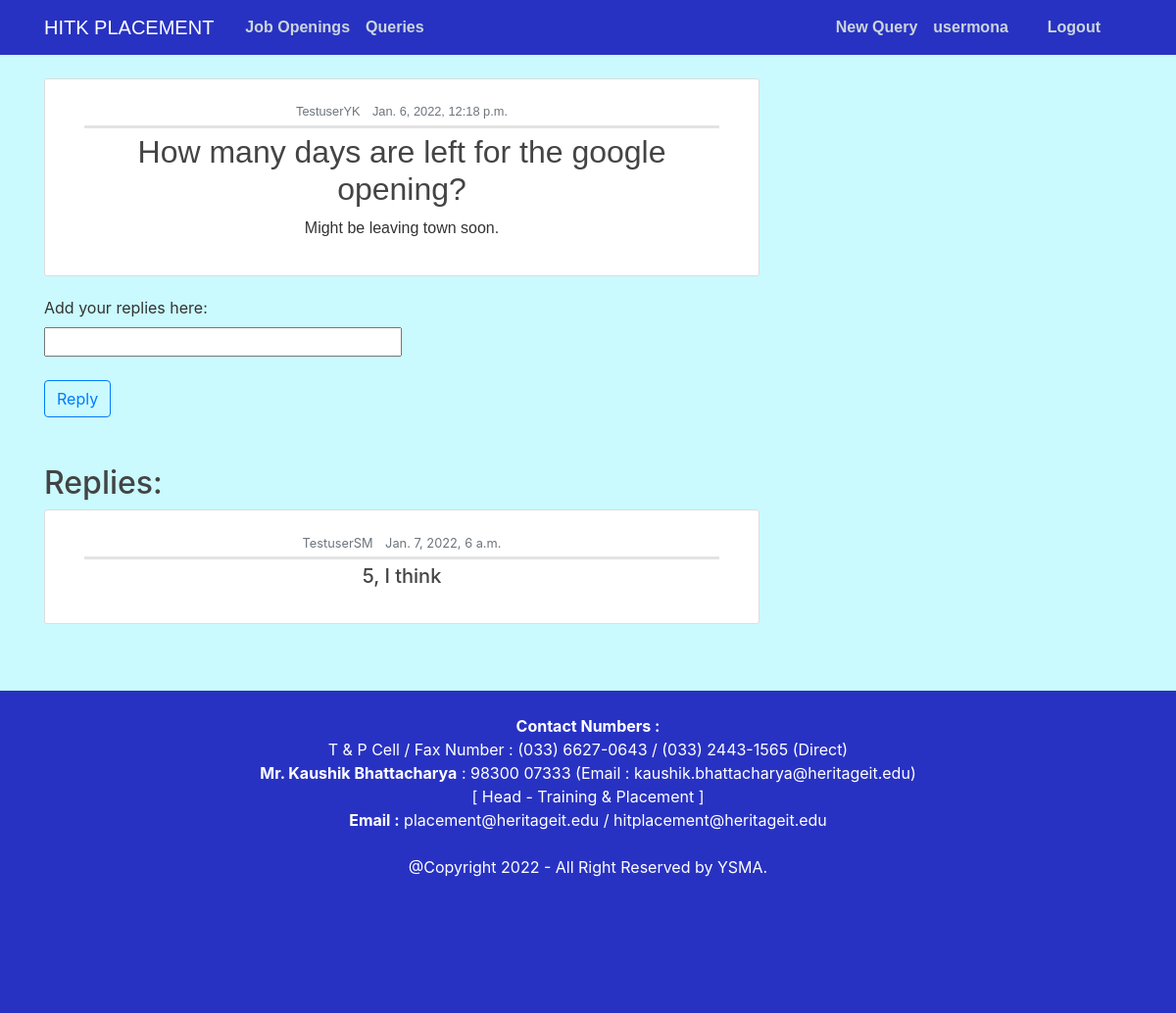
Page /askAQuery/query/4/ (signed in) on the committed database.
### users/models.py (models this page shows, shortened)
class Profile(models.Model):
	user = models.OneToOneField(User, on_delete = models.CASCADE)
	yearOfpassing = models.IntegerField(default=2022)
	image = models.ImageField(default = 'default.jpg',upload_to='profile_pics')
	def __str__(self):
		return f'{self.user.username}'

### askAQuery/models.py (models this page shows, shortened)
class Query(models.Model):
	question = models.CharField(max_length=500)
	author = models.ForeignKey(User,on_delete=models.CASCADE)
	datePosted = models.DateTimeField(default=timezone.now)
	description = models.TextField()

class CommentOnQuery(models.Model):
	author = models.ForeignKey(User,on_delete=models.CASCADE)
	datePosted = models.DateTimeField(default=timezone.now)
	comment = models.CharField(max_length=800)
	query = models.ForeignKey(Query,on_delete=models.CASCADE)

### askAQuery/views.py (the view, shortened to what this page needs)
# urls.py: path('query/<int:pk>/', views.detailView, name='query-detail'),
@login_required
def detailView(request,pk):
	query = Query.objects.filter(id=pk).first()
	replies = CommentOnQuery.objects.filter(query=query).order_by('-datePosted')
	context = {
		'query':query,
		'replies':replies,
		'title':query.question,
	}
	return render(request,'askAQuery/detailView.html',context)

### askAQuery/templates/askAQuery/detailView.html (shortened to what this page needs)
{% extends "home/base.html" %}
{% block content %}
    <article class="media old-content-section p2">
            <div class="media-body">
                <div class="article-metadata">
                    <small class="text-muted mr-2">{{ query.author }}</small>
                    <small class="text-muted">{{ query.datePosted }}</small>
                </div>
                <h2><a class="article-title" href="#">{{ query.question }}</a></h2>
                <p>{{ query.description }}</p>
            </div>
        </article>
    <form method="POST">
        <label for="reply">Add your replies here:</label><br>
        <input type="text" name="reply" id="reply" style="width: 50%;" required>
        <br><br>
        <button class="btn btn-outline-primary" type="submit">Reply</button>
    </form>
    <br><br>
    <h2>Replies:</h2>
    {% for reply in replies %}
        <article class="media old-content-section">
            <div class="media-body">
                <div class="article-metadata">
                    <small class="text-muted mr-2">{{ reply.author.username }}</small>
                    <small class="text-muted">{{ reply.datePosted }}</small>
                </div>
                <h5>
                    <p>{{ reply.comment }}</p>
                </h5>
            </div>
        </article>
    {% endfor %}
{% endblock content %}

### home/templates/home/base.html (shortened to what this page needs)
{% load static %}
<!DOCTYPE html>
<html>
    <head>
        <link rel="stylesheet" href="https://stackpath.bootstrapcdn.com/bootstrap/4.3.1/css/bootstrap.min.css">
        <link rel="stylesheet" type="text/css" href="{% static 'home/main.css' %}">
    </head>
    <body style=" background-color: #cafafe;">
        <div class="page-container">
        <header class="site-header">
            <nav class="navbar navbar-expand-md navbar-dark bg-steel fixed-top">
                <div class="container p2">
                    <a class="navbar-brand mr-4 " href="{% url 'placement-website-home' %}">HITK PLACEMENT</a>
                    <div class="collapse navbar-collapse" id="navbarToggle">
                        <div class="navbar-nav mr-auto">
                            {% if user.is_authenticated %}
                                <a class="nav-item nav-link" href="{% url 'placement-website-posts' %}"><b>Job Openings</b></a>
                                <a class="nav-item nav-link" href="{% url 'placement-website-askAQuery' %}"><b>Queries</b></a>
                            {% endif %}
                        </div>
                        <div class="navbar-nav">
                            {% if user.is_authenticated %}
                                <a class="nav-item nav-link" href="{% url 'query-create' %}"><b>New Query</b></a>
                                <a class="nav-item nav-link mr-4" href="{% url 'profile' %}"><b>{{user.profile}}</b></a>
                                <a class="nav-item nav-link mr-4" href="{% url 'logout' %}"><b>Logout</b></a>
                            {% else %}
                                <a class="nav-item nav-link" href="{% url 'login' %}"><b>Login</b></a>
                                <a class="nav-item nav-link mr-4" href="{% url 'register' %}"><b>Register</b></a>
                            {% endif %}
                        </div>
                    </div>
                </div>
            </nav>
        </header>
        <main role="main" class="container">
            <div class="row">
                <div class="col-md-8">
                    {% block content %}{% endblock %}
                </div>
                </div>
            </main>
            <br>
            <br>
        </div>
            <footer>
                   <br>
                   <b>Contact Numbers :</b><br>
                        T & P Cell / Fax Number : (033) 6627-0643 / (033) 2443-1565 (Direct)
                    <br>
                    <b>Mr. Kaushik Bhattacharya</b> : 98300 07333 (Email : kaushik.bhattacharya@heritageit.edu)<br>
                    [ Head - Training & Placement ]
                     <br>
                    <b>Email :</b> placement@heritageit.edu /
                    hitplacement@heritageit.edu
                <br>
                <br> @Copyright 2022 - All Right Reserved by YSMA.
                <br>
            </footer>
    </body>
</html>

### home/static/home/main.css (style rules this page uses)
body { background: #fafafa; color: #333333; margin-top: 5rem; }
h1, h2, h3, h4, h5, h6 { color: #444444; }
.bg-steel { background-color: #2832c2; }
.site-header .navbar-nav .nav-link { color: #cbd5db; }
.old-content-section { background: #ffffff; text-align: center; padding: 20px 40px; border: 1px solid #dddddd; border-radius: 3px; margin-bottom: 20px; }
.article-title { color: #444444; text-align: center; }
.article-metadata { padding-bottom: 3px; margin-bottom: 5px; border-bottom: 3px solid #e3e3e3; }
.page-container { position: relative; min-height: 56vh; }
footer { position: absolute; width: 100%; height: 32%; bottom: 0x; background-color: #2832c2; color: white; text-align: center; }

### home/templates/home/base.html (style rules this page uses)
.p2 { font-family: Arial, Helvetica, sans-serif; }

### rows in the picture
Query: author "TestuserYK", datePosted "Jan. 6, 2022, 12:18 p.m.", question "How many days are left for the google opening?", description "Might be leaving town soon."
CommentOnQuery: author.username "TestuserSM", datePosted "Jan. 7, 2022, 6 a.m.", comment "5, I think"

### other values in the picture
{{ user.profile }} "usermona"
